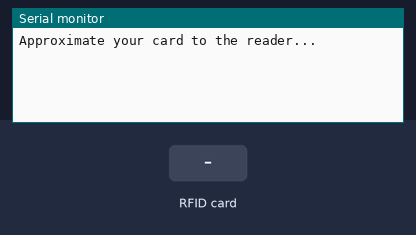
Bench run of a sketch on a simulated Arduino Mega 2560, built with avr-gcc and run on an emulated ATmega2560. On the bench: the last lines printed to the serial monitor. The inputs (shaded band) are chosen by the test bench.

Above: at 1.2 s.
1.3 s: RFID card F4 D1 04 B0 held to the reader
At 1.9 s:
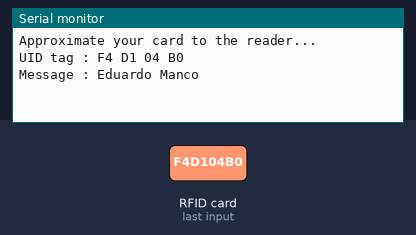
2.8 s: RFID card C6 18 26 9E held to the reader
At 5.5 s:
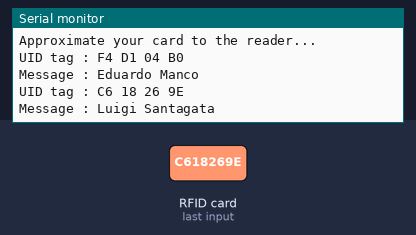
5.8 s: RFID card 5E 7A 19 C4 held to the reader
At 8.0 s:
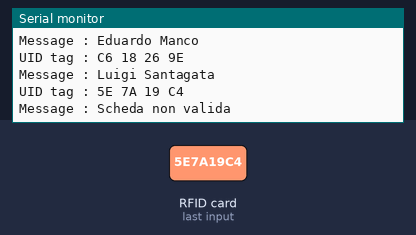

Measured:
- after the input at 1.3 s, the serial monitor: prints a new line at once (image 1)
- after the input at 2.8 s, the serial monitor: prints a new line after 1.5 s (image 2)
- after the input at 5.8 s, the serial monitor: prints a new line after 1.5 s (image 3)

The sketch:

sketch_rfide.ino
```cpp
 /*
 *
 * All the resources for this project: http://randomnerdtutorials.com/
 * Modified by Rui Santos
 *
 * Created by FILIPEFLOP
 *
 */

#include <SPI.h>
#include <MFRC522.h>

#define SS_PIN 53
#define RST_PIN 3
MFRC522 mfrc522(SS_PIN, RST_PIN);   // Create MFRC522 instance.

void setup()
{
  Serial.begin(9600);   // Initiate a serial communication
  SPI.begin();      // Initiate  SPI bus
  mfrc522.PCD_Init();   // Initiate MFRC522
  Serial.println("Approximate your card to the reader...");
  Serial.println();

}
void loop()
{
  // Look for new cards
  if ( ! mfrc522.PICC_IsNewCardPresent())
  {
    return;
  }
  // Select one of the cards
  if ( ! mfrc522.PICC_ReadCardSerial())
  {
    return;
  }
  //Show UID on serial monitor
  Serial.print("UID tag :");
  String content= "";
  byte letter;
  for (byte i = 0; i < mfrc522.uid.size; i++)
  {
     Serial.print(mfrc522.uid.uidByte[i] < 0x10 ? " 0" : " ");
     Serial.print(mfrc522.uid.uidByte[i], HEX);
     content.concat(String(mfrc522.uid.uidByte[i] < 0x10 ? " 0" : " "));
     content.concat(String(mfrc522.uid.uidByte[i], HEX));
  }
  Serial.println();
  Serial.print("Message : ");
  content.toUpperCase();
  if (content.substring(1) == "F4 D1 04 B0") //change here the UID of the card/cards that you want to give access
  {
    Serial.println("Eduardo Manco");
    Serial.println();
    delay(3000);
  }
  else if (content.substring(1) == "C6 18 26 9E") //change here the UID of the card/cards that you want to give access
  {
    Serial.println("Luigi Santagata");
    Serial.println();
    delay(3000);
  }

 else   {
    Serial.println("Scheda non valida");
    delay(3000);
  }
}

/*
 * /*
 * RTC & LCD
 *
 * Autore: Mauro Alfieri
 * Tw: @mauroalfieri
 *
 * Web: http://www.mauroalfieri.it

#include <Wire.h>
#include <RTClib.h>
#include <LiquidCrystal.h>

#define BACKLIGHT 2
#define CONTRAST  3

char buffer[10];

RTC_DS1307 RTC;
LiquidCrystal lcd(12, 11, 7, 6, 5, 4);

void setup () {
    pinMode( BACKLIGHT, OUTPUT );
    pinMode( CONTRAST, OUTPUT );
    digitalWrite( BACKLIGHT, HIGH );
    analogWrite( CONTRAST, 40 );

    Wire.begin();
    RTC.begin();
    lcd.begin(16, 2);

    RTC.sqw(1);
    if (! RTC.isrunning()) {
      RTC.adjust(DateTime(__DATE__, __TIME__));
    }
}

void loop () {

    DateTime now = RTC.now();
    lcd.clear();

    sprintf(buffer,  "%02d/%02d/%d", now.day(), now.month(), now.year());
    lcd.setCursor(0,0);
    lcd.print( buffer );

    char buffer[10] = "";

    sprintf(buffer,  "%02d:%02d:%02d", now.hour(), now.minute(), now.second());
    lcd.setCursor(0,1);
    lcd.print( buffer );

    delay(1000);
}
*/
```
